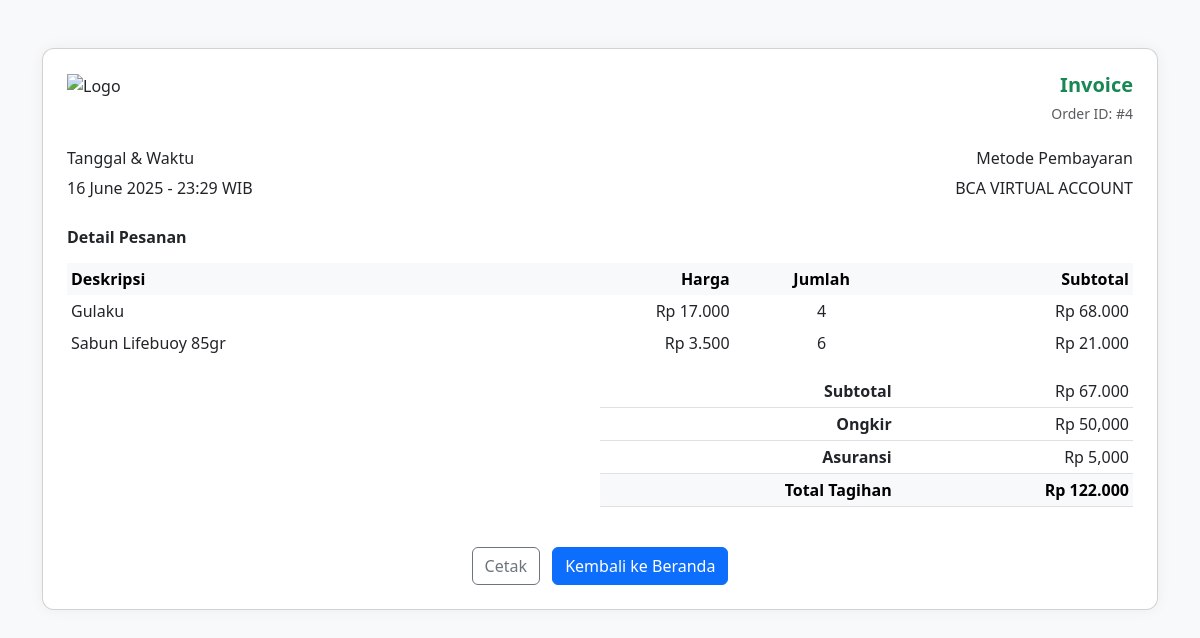
The app's page /views/customer/invoice.php?id=4 (signed in) with its own data.
### tables this page shows
CREATE TABLE `pembayaran` (
  `id` int(11) NOT NULL,
  `metode` varchar(50) DEFAULT NULL,
  `total` int(11) DEFAULT NULL,
  `tanggal` datetime DEFAULT NULL
);

CREATE TABLE `pesanan` (
  `id` int(11) NOT NULL,
  `id_pembayaran` int(11) DEFAULT NULL,
  `id_produk` int(11) DEFAULT NULL,
  `jumlah` int(11) DEFAULT NULL,
  `harga_satuan` int(11) DEFAULT NULL,
  `subtotal` int(11) DEFAULT NULL,
  `status` varchar(50) DEFAULT 'Menunggu'
);

CREATE TABLE `produk` (
  `ID_Produk` int(11) NOT NULL,
  `nama_produk` varchar(50) NOT NULL,
  `harga` int(50) NOT NULL,
  `kategori` varchar(50) NOT NULL,
  `Stok` int(50) NOT NULL,
  `deskripsi` varchar(50) NOT NULL,
  `gambar` varchar(50) NOT NULL,
  `satuan` varchar(50) DEFAULT NULL,
  `harga_diskon` int(11) DEFAULT NULL
);

### views/customer/invoice.php (the view, shortened to what this page needs)
<?php
include 'koneksi.php';
$id = $_GET['id'] ?? 0;
$id = (int)$id;
$stmt = $conn->prepare("SELECT * FROM pembayaran WHERE id = ?");
$stmt->bind_param("i", $id);
$stmt->execute();
$pembayaran = $stmt->get_result()->fetch_assoc();
$stmt = $conn->prepare("
    SELECT p.*, pr.nama_produk
    FROM pesanan p
    JOIN produk pr ON p.id_produk = pr.ID_Produk
    WHERE p.id_pembayaran = ?
");
$stmt->bind_param("i", $id);
$stmt->execute();
$items = $stmt->get_result()->fetch_all(MYSQLI_ASSOC);
$order_date = date('d F Y');
$order_time = date('H:i');
$ongkir = 50000;
$asuransi = 5000;
$total_tagihan = $pembayaran['total'];
$subtotal = $total_tagihan - $ongkir - $asuransi;
?>
<!DOCTYPE html>
<html lang="id">
<head>
    <link href="https://cdn.jsdelivr.net/npm/bootstrap@5.3.0/dist/css/bootstrap.min.css" rel="stylesheet">
</head>
<body>
    <div class="container my-5">
        <div class="card invoice-card p-4">
            <div class="d-flex justify-content-between align-items-center mb-4">
                <img src="assets/logo.png" alt="Logo" style="height: 50px;">
                <div class="text-end">
                    <h5 class="mb-1 fw-bold text-success">Invoice</h5>
                    <small class="text-muted">Order ID: #<?= $pembayaran['id'] ?></small>
                </div>
            </div>
            <div class="row mb-4">
                <div class="col-md-6">
                    <h6>Tanggal & Waktu</h6>
                    <p class="mb-1"><?= $order_date ?> - <?= $order_time ?> WIB</p>
                </div>
                <div class="col-md-6 text-md-end">
                    <h6>Metode Pembayaran</h6>
                    <p class="mb-1"><?= strtoupper($pembayaran['metode']) ?></p>
                </div>
            </div>
            <h6 class="fw-semibold mb-3">Detail Pesanan</h6>
            <table class="table table-sm table-borderless">
                <thead class="table-light">
                    <tr>
                        <th>Deskripsi</th>
                        <th class="text-end">Harga</th>
                        <th class="text-center">Jumlah</th>
                        <th class="text-end">Subtotal</th>
                    </tr>
                </thead>
                <tbody>
                    <?php foreach ($items as $item): ?>
                    <tr>
                        <td><?= htmlspecialchars($item['nama_produk']) ?></td>
                        <td class="text-end">Rp <?= number_format($item['harga_satuan'], 0, ',', '.') ?></td>
                        <td class="text-center"><?= $item['jumlah'] ?></td>
                        <td class="text-end">Rp <?= number_format($item['subtotal'], 0, ',', '.') ?></td>
                    </tr>
                    <?php endforeach; ?>
                </tbody>
            </table>
            <div class="d-flex justify-content-end">
                <div class="w-50">
                    <table class="table table-sm">
                        <tr>
                            <td class="text-end fw-bold">Subtotal</td>
                            <td class="text-end">Rp <?= number_format($subtotal, 0, ',', '.') ?></td>
                        </tr>
                        <tr>
                            <td class="text-end fw-bold">Ongkir</td>
                            <td class="text-end">Rp <?= number_format($ongkir) ?></td>
                        </tr>
                        <tr>
                            <td class="text-end fw-bold">Asuransi</td>
                            <td class="text-end">Rp <?= number_format($asuransi) ?></td>
                        </tr>
                        <tr class="table-light">
                            <td class="text-end fw-bold">Total Tagihan</td>
                            <td class="text-end fw-bold">Rp <?= number_format($total_tagihan, 0, ',', '.') ?></td>
                        </tr>
                    </table>
                </div>
            </div>
            <div class="text-center mt-4">
                <button onclick="window.print()" class="btn btn-outline-secondary me-2">
                    Cetak
                </button>
                <a href="produk.php" class="btn btn-primary">Kembali ke Beranda</a>
            </div>
        </div>
    </div>
</body>
</html>

### views/customer/invoice.php (style rules this page uses)
body { background-color: #f7f9fb; }
.invoice-card { border-radius: 12px; box-shadow: 0 0 15px rgba(0,0,0,0.05); }

### records on screen
pembayaran: id "4", metode "BCA VIRTUAL ACCOUNT", total "67.000", total "122.000"
pesanan: id_produk.nama_produk "Gulaku", harga_satuan "17.000", jumlah "4", subtotal "68.000"
pesanan: id_produk.nama_produk "Sabun Lifebuoy 85gr", harga_satuan "3.500", jumlah "6", subtotal "21.000"

### other values on screen
$ongkir "50,000"
$asuransi "5,000"
